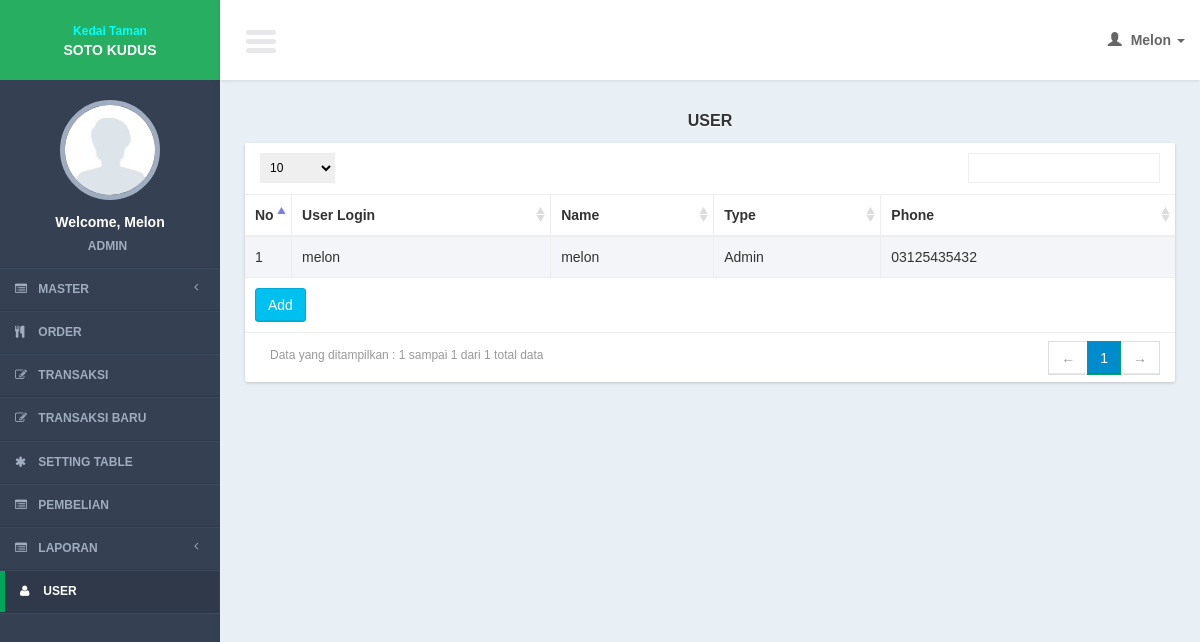
/controllers/user.php (signed in), run on an earlier commit of the app's database.
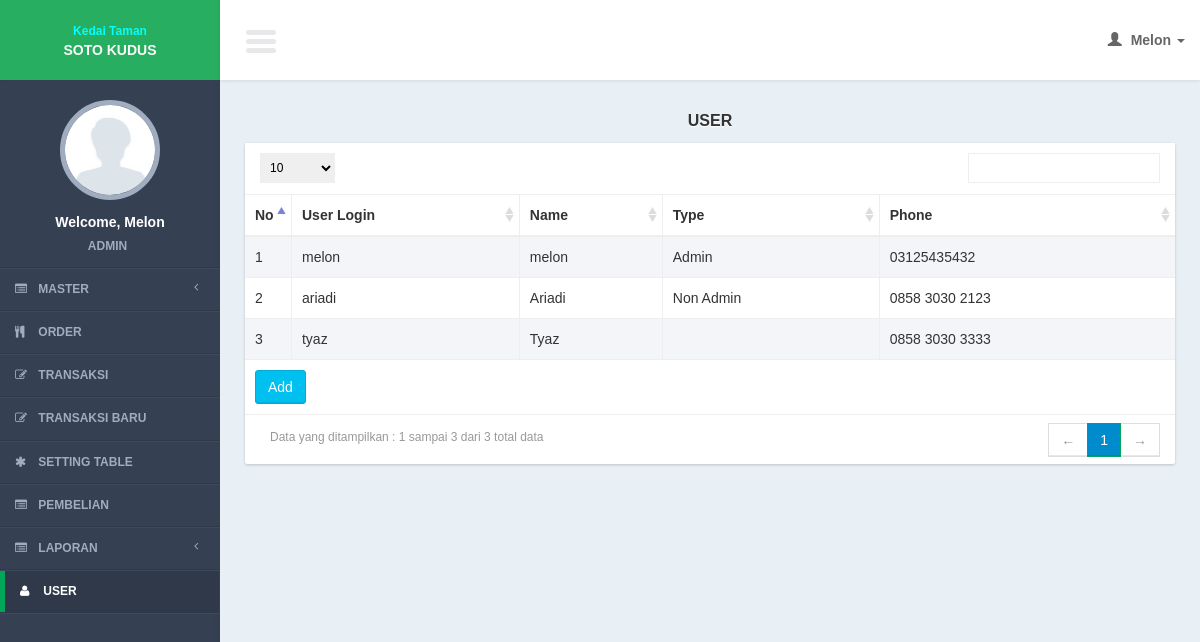
And on a later commit of the database.
### tables this page shows
CREATE TABLE IF NOT EXISTS `users` (
`user_id` int(11) NOT NULL,
  `user_type_id` int(11) DEFAULT NULL,
  `user_login` varchar(100) DEFAULT NULL,
  `user_password` varchar(100) DEFAULT NULL,
  `user_name` varchar(100) DEFAULT NULL,
  `user_code` varchar(100) DEFAULT NULL,
  `user_phone` varchar(100) DEFAULT NULL,
  `user_img` text NOT NULL,
  `user_active_status` int(11) NOT NULL
);

### lib/function.php (called while the page is built, shortened)
<?php
function get_header($title = ""){
	include '../views/layout/header.php';
}
function get_footer($query_find = 0){
	include '../views/layout/footer.php';
}
function get_user_data(){
	$query_user = mysql_query("select * from users where user_id = '".$_SESSION['user_id']."'");
	$row_user = mysql_fetch_object($query_user);
	$name = ucfirst($row_user->user_name);
	switch($row_user->user_type_id){
		case 1: $type = "Admin"; break;
	}
	$user_img = $row_user->user_img;
	return array($name, $type, $user_img);
}
	?>

### models/user_model.php (called while the page is built, shortened)
<?php
function select(){
	$query = mysql_query("select * from users");
	return $query;
}
?>

### views/user/list.php (the view, shortened to what this page needs)
     <section class="content">
         <div class="row">
             <div class="col-xs-12">
                  <div class="title_page"> <?= $title ?></div>
                 <div class="box">
                     <div class="box-body2 table-responsive">
                         <table id="example1" class="table table-bordered table-striped">
                             <thead>
                                 <tr>
                                 <th width="5%">No</th>
                                     <th>User Login</th>
                                     <th>Name</th>
                                       <th>Type</th>
                                        <th>Phone</th>
                                 </tr>
                             </thead>
                             <tbody>
                                 <?php
                                $no = 1;
                                 while($row = mysql_fetch_array($query)){
                                 ?>
                                 <tr>
                                 <td><?= $no?></td>
                                    <td><?= $row['user_login']?></td>
                                     <td><?= $row['user_name']?></td>
                                     <?php
	$user_type = array('','Admin',"Non Admin");
                                     ?>
                                     <td><?= $user_type[$row['user_type_id']]?></td>
                                      <td><?= $row['user_phone']?></td>
                                 </tr>
                                 <?php
$no++;
                                 }
                                 ?>
                             </tbody>
                               <tfoot>
                                 <tr>
                                     <td colspan="10"><a href="<?= $add_button ?>" class="btn btn-info " >Add</a></td>
                                 </tr>
                             </tfoot>
                         </table>
                     </div>
                 </div>
             </div>
         </div>
     </section>

### controllers/user.php (shortened to what this page needs)
<?php
include '../lib/function.php';
include '../models/user_model.php';
$page = (isset($_GET['page'])) ? $_GET['page'] : "list";
$title = ucfirst("user");
switch ($page) {
	case 'list':
		get_header($title);
		$query = select();
		$add_button = "user.php?page=form";
		include '../views/user/list.php';
		get_footer();
	break;
}
?>

### views/layout/header.php (shortened to what this page needs)
<!DOCTYPE html>
<html>
    <head>
        <link href="../css/bootstrap.min.css" rel="stylesheet" type="text/css" />
        <link href="../css/font-awesome.min.css" rel="stylesheet" type="text/css" />
        <link href="../css/ionicons.min.css" rel="stylesheet" type="text/css" />
        <link href="../css/datatables/dataTables.bootstrap.css" rel="stylesheet" type="text/css" />
        <link href="../css/AdminLTE.css" rel="stylesheet" type="text/css" />
        <link href="../css/popModal.css" type="text/css" rel="stylesheet" >
        <link href="../css/preview.css" type="text/css" rel="stylesheet" >
        <link href="../css/iCheck/all.css" rel="stylesheet" type="text/css" />
        <link href="../css/daterangepicker/daterangepicker-bs3.css" rel="stylesheet" type="text/css" />
        <link href="../css/timepicker/bootstrap-timepicker.min.css" rel="stylesheet"/>
       <link href="../css/datepicker/datepicker.css" rel="stylesheet">
       <link rel="stylesheet" type="text/css" href="../css/lookup/bootstrap-select.css">
	   <link rel="stylesheet" type="text/css" href="../css/button/component.css" />
       <link rel="stylesheet" type="text/css" href="../css/tooltip/tooltip-classic.css" />
    </head>
    <body class="skin-blue">
        <header class="header">
            <a href="../index.php" class="logo" >
             <table width="100%" border="0" cellspacing="0" cellpadding="0">
              <tr>
                  <td width="86%" align="center"><span style="font-size:12px; font-weight:bold; color:#0FF">Kedai Taman</span><br><span style="font-weight:bold;">SOTO KUDUS</span></td>
              </tr>
            </table>
            </a>
            <nav class="navbar navbar-static-top" role="navigation">
                <a href="#" class="navbar-btn sidebar-toggle" data-toggle="offcanvas" role="button">
                    <span class="icon-bar"></span>
                    <span class="icon-bar"></span>
                    <span class="icon-bar"></span>
                </a>
                <div class="navbar-right">
                    <ul class="nav navbar-nav">
                        <li class="dropdown user user-menu">
                            <a href="#" class="dropdown-toggle" data-toggle="dropdown">
                                <i class="glyphicon glyphicon-user"></i>
                                <span>
                                    <?php
                                        $user_data = get_user_data();
                                        echo $user_data[0];
                                    ?>
                                     <i class="caret"></i></span>
                            </a>
                        </li>
                    </ul>
                </div>
            </nav>
        </header>
        <div class="wrapper row-offcanvas row-offcanvas-left">
            <?php
                include("../views/layout/left_side.php");
            ?>
            <aside class="right-side">

### views/layout/left_side.php (shortened to what this page needs)
<aside class="left-side sidebar-offcanvas">
               <section class="sidebar">
                   <div class="user-panel">
                       <div class="image" style="text-align:center; margin-bottom:10px; margin-top:10px;">
                       	<?php
                            $user_data = get_user_data();
						if($user_data[2]==""){
							$img = "../img/user/default.jpg";
						}else{
							$img = "../img/user/".$user_data[2];
						}
						?>
                           <img src="<?= $img ?>" class="img-circle" alt="User Image" />
                       </div>
                       <div class="info" style="text-align:center;">
                           <p style="color:#fff; ">
                                       <?php
                                       echo "Welcome, ".$user_data[0];
                                       ?>
                               </p>
                           <a style="color:#a0acbf;  "><?= $user_data[1]?></a>
                       </div>
                   </div>
                <ul class="sidebar-menu">
                 <li class="treeview <?php if(isset($_SESSION['menu_active']) && $_SESSION['menu_active'] == 1){ echo "active"; }?>">
                           <a href="#">
                               <i class="fa fa-list-alt"></i>
                               <span>Master</span>
                               <i class="fa fa-angle-left pull-right"></i>
                           </a>
                 </li>
                 <li <?php if(isset($_SESSION['menu_active']) && $_SESSION['menu_active'] == 2){ echo "class='active'"; } ?>>
                           <a href="order.php">
                                <i class="fa fa-cutlery"></i>
                               <span>Order</span>
                           </a>
                 </li>
                  <li <?php if(isset($_SESSION['menu_active']) && $_SESSION['menu_active'] == 3){ echo "class='active'"; } ?>>
                           <a href="transaction.php">
                                <i class="fa fa-pencil-square-o"></i>
                               <span>Transaksi</span>
                           </a>
                 </li>
                  <li <?php if(isset($_SESSION['menu_active']) && $_SESSION['menu_active'] == 8){ echo "class='active'"; } ?>>
                           <a href="transaction_new.php">
                                <i class="fa fa-pencil-square-o"></i>
                               <span>Transaksi Baru</span>
                           </a>
                 </li>
                 <li <?php if(isset($_SESSION['menu_active']) && $_SESSION['menu_active'] == 4){ echo "class='active'"; } ?>>
                           <a href="table.php">
                                <i class="fa fa-asterisk"></i>
                               <span>Setting Table</span>
                           </a>
                 </li>
                  <li <?php if(isset($_SESSION['menu_active']) && $_SESSION['menu_active'] == 5){ echo "class='active'"; } ?>>
                           <a href="purchase.php">
                                <i class="fa fa-list-alt"></i>
                               <span>Pembelian</span>
                           </a>
                 </li>
                 <li class="treeview <?php if(isset($_SESSION['menu_active']) && $_SESSION['menu_active'] == 6){ echo "active"; }?>">
                           <a href="#">
                               <i class="fa fa-list-alt"></i>
                               <span>Laporan</span>
                               <i class="fa fa-angle-left pull-right"></i>
                           </a>
                 </li>
                   <?php
                   if($_SESSION['user_type_id'] == 1){
				?>
                 <li <?php if(isset($_SESSION['menu_active']) && $_SESSION['menu_active'] == 7){ echo "class='active'"; } ?>>
                           <a href="user.php">
                               <i class="fa fa-user"></i>
                               <span>User</span>
                           </a>
                 </li>
                <?php
				}
			 ?>
                   </ul>
               </section>
           </aside>

### views/layout/footer.php (shortened to what this page needs)
            </aside>
        </div>
    </body>
</html>

### css/tooltip/tooltip-classic.css (style rules this page uses)
html, body { margin:0; height:100%; }

What changed in the data, as far as the page shows it:
added users: user_login "ariadi", user_name "Ariadi", user_type "Non Admin", user_phone "0858 3030 2123"
added users: user_login "tyaz", user_name "Tyaz", user_phone "0858 3030 3333"
Also different on the page:
text written by a page script: "Data yang ditampilkan : 1 sampai 1 dari 1 total data ← 1 →" → "Data yang ditampilkan : 1 sampai 3 dari 3 total data ← 1 →"
